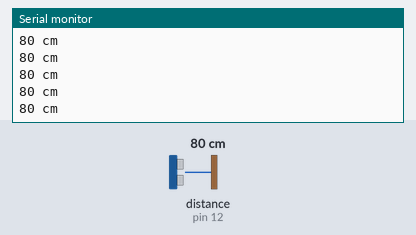
A sketch run on a simulated Arduino Uno, built with avr-gcc and run on an emulated ATmega328P. On the bench: the last lines printed to the serial monitor. Wiring (inferred from the names in the program): ultrasonic range finder: trigger pin 13; echo pin 12. The inputs (shaded band) are chosen by the test bench; at power-on: distance to the obstacle (sensor on pin 12) 80 cm. The echo pulse lasts 58.3 µs per cm.

Above: at 1.2 s.
1.3 s: distance to the obstacle (sensor on pin 12) set to 2 cm
At 1.59 s:
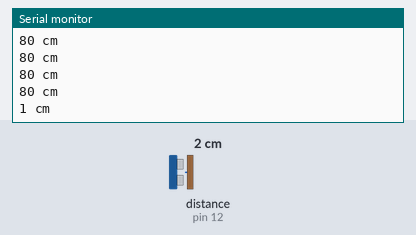
2.8 s: distance to the obstacle (sensor on pin 12) set to 4 cm
At 2.8 s:
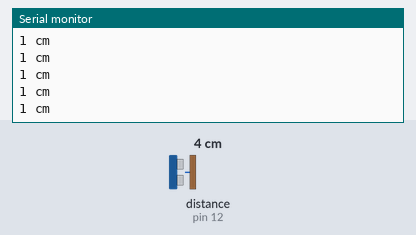
Timing chart, 0 to 5.8 s (numbered marks = the images above; inputs shaded):
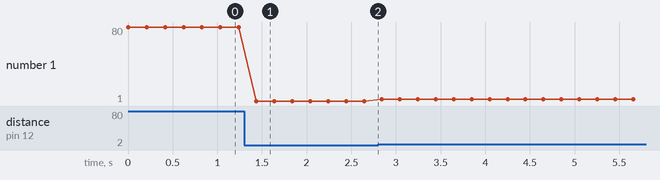

The sketch:

04_ultrasonic.ino
```cpp
// 04_ultrasonic：超音波測距，結果顯示在序列埠監控視窗
const int TRIG = 13, ECHO = 12;
void setup() {
  pinMode(TRIG, OUTPUT);
  pinMode(ECHO, INPUT);
  Serial.begin(9600); // ① 開啟序列埠，鮑率 9600
}
long readDistanceCm() {
  digitalWrite(TRIG, HIGH); // ② 送出 10 微秒的聲波
  delayMicroseconds(10);
  digitalWrite(TRIG, LOW);
  long t = pulseIn(ECHO, HIGH, 30000);  // ③ 等回音，最多 30 毫秒
  if (t == 0) return 999; // 沒收到回音：當作很遠
  return t / 58;  // ④ 微秒換成公分
}
void loop() {
  Serial.print(readDistanceCm()); Serial.println(" cm");
  delay(200);
}
```

Measured:
- after the input at 1.3 s, the serial monitor: prints a new line after 0.14 s (image 1)
- plotted number 1: 80 → 1 after the input at 1.3 s, 1 → 3 after the input at 2.8 s
